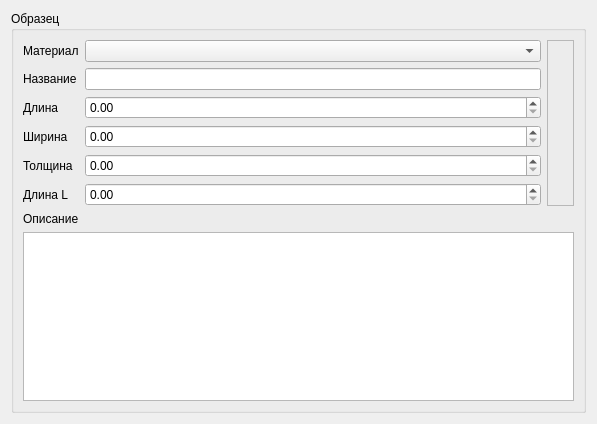
<ui version="4.0" >
 <class>patternPageForm</class>
 <widget class="QWidget" name="patternPageForm" >
  <property name="geometry" >
   <rect>
    <x>0</x>
    <y>0</y>
    <width>597</width>
    <height>424</height>
   </rect>
  </property>
  <property name="windowTitle" >
   <string>Form</string>
  </property>
  <layout class="QVBoxLayout" name="verticalLayout_2" >
   <item>
    <widget class="QGroupBox" name="groupBox" >
     <property name="sizePolicy" >
      <sizepolicy vsizetype="Preferred" hsizetype="Expanding" >
       <horstretch>0</horstretch>
       <verstretch>0</verstretch>
      </sizepolicy>
     </property>
     <property name="title" >
      <string>Образец</string>
     </property>
     <layout class="QGridLayout" name="gridLayout" >
      <item row="0" column="0" >
       <widget class="QLabel" name="label_2" >
        <property name="text" >
         <string>Материал</string>
        </property>
       </widget>
      </item>
      <item row="0" column="1" >
       <widget class="QComboBox" name="cbMaterials" />
      </item>
      <item rowspan="6" row="0" column="2" >
       <widget class="QFrame" name="frame" >
        <property name="frameShape" >
         <enum>QFrame::StyledPanel</enum>
        </property>
        <property name="frameShadow" >
         <enum>QFrame::Raised</enum>
        </property>
        <layout class="QVBoxLayout" name="verticalLayout" >
         <item>
          <widget class="QLabel" name="label_13" >
           <property name="text" >
            <string/>
           </property>
           <property name="pixmap" >
            <pixmap resource="../../../../workspaces/TiniusOlsen/ExTestSuite/rc/images.qrc" >:/images/pattern/lopatka.png</pixmap>
           </property>
           <property name="scaledContents" >
            <bool>false</bool>
           </property>
          </widget>
         </item>
        </layout>
       </widget>
      </item>
      <item row="1" column="0" >
       <widget class="QLabel" name="label_4" >
        <property name="text" >
         <string>Название</string>
        </property>
       </widget>
      </item>
      <item row="1" column="1" >
       <widget class="QLineEdit" name="leName" />
      </item>
      <item row="2" column="0" >
       <widget class="QLabel" name="label_5" >
        <property name="text" >
         <string>Длина</string>
        </property>
       </widget>
      </item>
      <item row="2" column="1" >
       <widget class="QDoubleSpinBox" name="dsbSampleLength" />
      </item>
      <item row="3" column="0" >
       <widget class="QLabel" name="label_6" >
        <property name="text" >
         <string>Ширина</string>
        </property>
       </widget>
      </item>
      <item row="3" column="1" >
       <widget class="QDoubleSpinBox" name="dsbSampleWidth" />
      </item>
      <item row="4" column="0" >
       <widget class="QLabel" name="label_7" >
        <property name="text" >
         <string>Толщина</string>
        </property>
       </widget>
      </item>
      <item row="4" column="1" >
       <widget class="QDoubleSpinBox" name="dsbSampleThickness" />
      </item>
      <item row="5" column="0" >
       <widget class="QLabel" name="label_14" >
        <property name="text" >
         <string>Длина L</string>
        </property>
       </widget>
      </item>
      <item row="5" column="1" >
       <widget class="QDoubleSpinBox" name="dsbSampleLengthL" />
      </item>
      <item row="6" column="0" colspan="2" >
       <widget class="QLabel" name="label_3" >
        <property name="text" >
         <string>Описание</string>
        </property>
       </widget>
      </item>
      <item row="7" column="0" colspan="3" >
       <widget class="QTextEdit" name="teDescription" />
      </item>
     </layout>
    </widget>
   </item>
  </layout>
 </widget>
 <resources>
  <include location="../../../../workspaces/TiniusOlsen/ExTestSuite/rc/images.qrc" />
 </resources>
 <connections/>
</ui>
